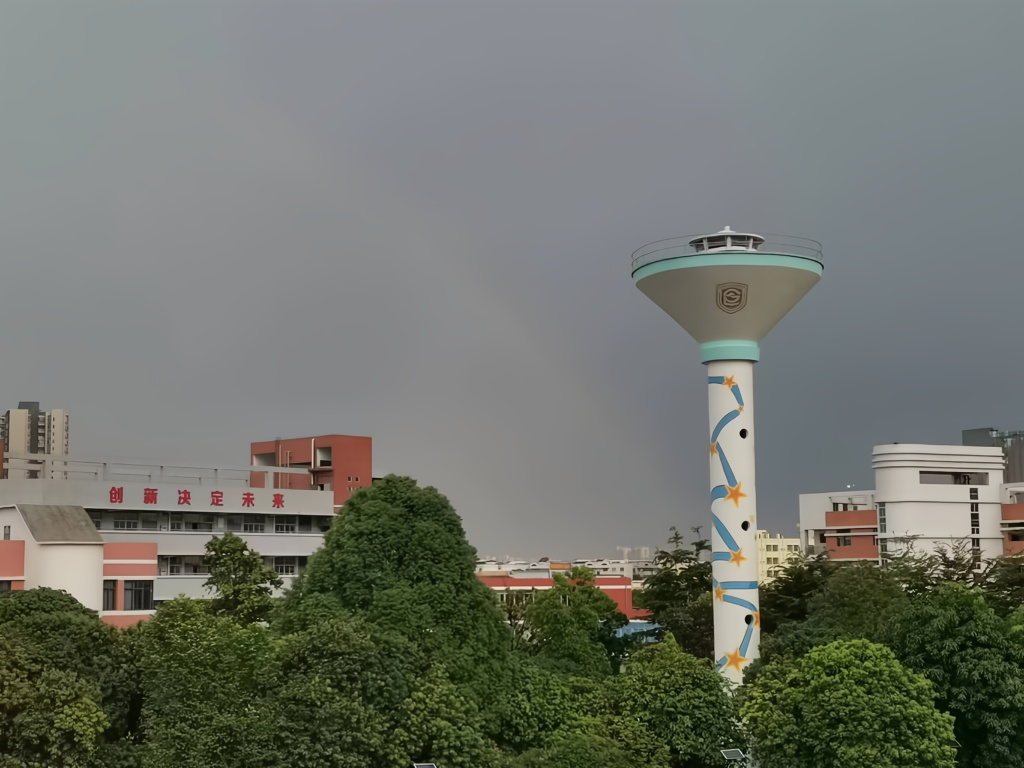
//> input picture 开课吧opencv_demo/gray_transfrom/1.jpg, 1024 x 768 px
$ ./main   (built with g++ and OpenCV 4)
//> lines starting //> are read from the running program, lines starting //| are printed output that depends on the picture; after the words box and inside, x2 and y2 are one past the last pixel; in counts of white or black regions, pixels touching at a corner belong together
#include <opencv2/opencv.hpp>
#include <iostream>
using namespace std;
using namespace cv;

/*
*                                                   对于类间方差的了解
* 一种自适合于双峰情况的自动求取阈值的方法,又叫大津法,简称Otsu。它是按图像的灰度特性,将图像分成背景和目标2部分。
* 背景和目标之间的类间方差越大,说明构成图像的2部分的差别越大,当部分目标错分为背景或部分背景错分为目标都会导致2部分差别变小。因此,使类间方差最大的分割意味着错分概率最小。
* 为什么要最大化这个值？因为在Otsu算法中，类间方差越大，表示根据当前阈值划分得到的前景和背景之间的区分度越高，
* 也就是说，二值化的效果越好。因此，遍历所有可能的阈值，找到使得这个类间方差最大的那个阈值，就被认为是最优的二值化阈值。
*/

int my_otsu(Mat inputImg)
{
    // 初始化
    int rows = inputImg.rows;
    int cols = inputImg.cols;
    int sumPixel[256] = { 0 };  // 统计图像中每个灰度级出现的次数
    float proDis[256] = { 0 };  // 根据这些统计数据计算每个灰度级的概率，计算类间方差的基础
    int result_threshold;
    // 拿到灰度值的统计信息
    for (int i = 0; i < rows; i++)
    {
        for (int j = 0; j < cols; j++)
        {
            sumPixel[(int)inputImg.at<uchar>(i, j)]++;
        }
    }
    // 计算概率比分布
    for (int i = 0; i < 256; i++)
    {
        proDis[i] = sumPixel[i] / (float)(rows * cols);
    }

    // 计算最大方差 (正态分布的左右边)
    float all_left, all_right, avg_left, avg_right, temp_left, temp_right, temp_delta;
    float max_delta = 0.0;
    for (int i = 0; i < 255; i++)
    {
        all_left = all_right = avg_left = avg_right = temp_left = temp_right = temp_delta = 0;
        for (int j = 0; j < 255; j++)
        {
            if (j <= i)
            {
                all_left += proDis[j];
                temp_left += j * proDis[j];
            }
            else
            {
                all_right += proDis[j];
                temp_right += j * proDis[j];
            }
        }
        // 在二值化处理中，这两个平均值可以被看作是背景和前景的“代表”灰度值。计算这两类的均值有助于评估分割效果的好坏。
        avg_left = temp_left / all_left;
        avg_right = temp_right / all_right;
        // pow((avg_left - avg_right), 2) 计算的是两类平均灰度值之差的平方。这个表达式反映了两类像素灰度分布的差异程度：差异越大，该值越大。
        // all_left * all_right 乘以两类的比例因子，这是因为类间方差的计算需要考虑每一类的占比。
        // 相乘 得到的就是当前阈值下两类之间的加权类间方差
        temp_delta = (float)(all_left * all_right * pow((avg_left - avg_right), 2));
        if (temp_delta > max_delta)
        {
            max_delta = temp_delta;
            result_threshold = i;
        }
    }

    // 计算结果
    return result_threshold;
}

int main()
{
    // 读入图片
    Mat srcImg = imread("./1.jpg");
//> srcImg is the input picture: 768 rows x 1024 cols, CV_8UC3; mean B, G, R 107.6, 115.6, 112
    // 转换为灰度图
    Mat grayImg;
    cvtColor(srcImg, grayImg, COLOR_RGB2GRAY);
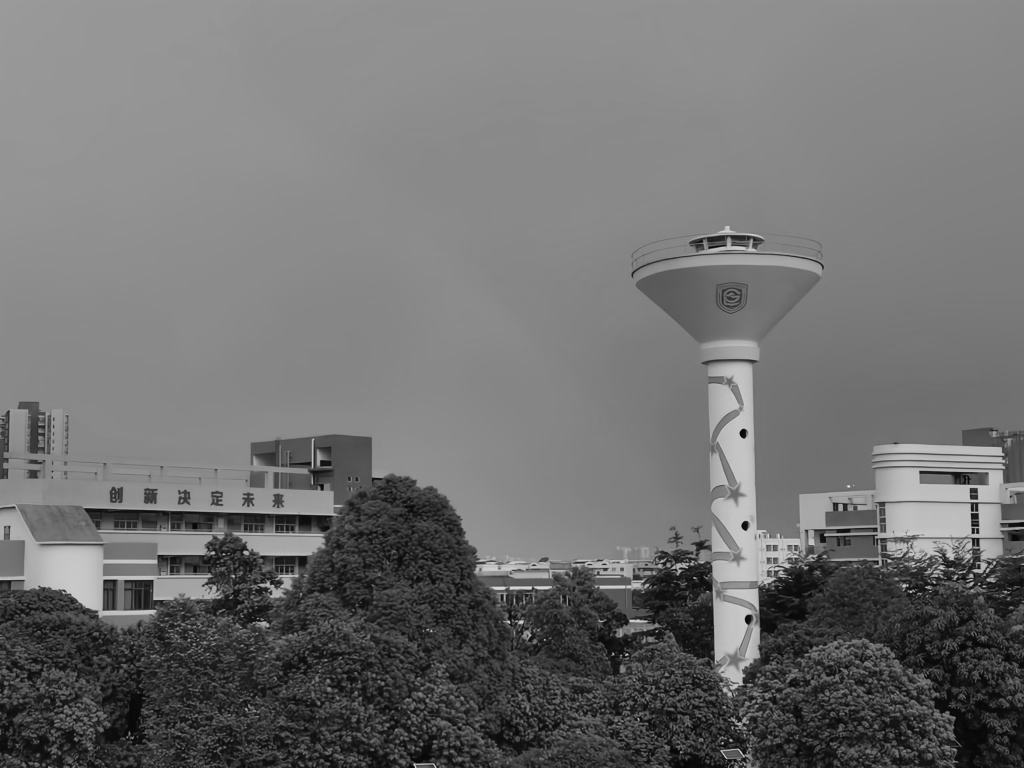
//> grayImg: 768 rows x 1024 cols, CV_8UC1; min 3, max 233, mean 112.8
    imshow("src", srcImg);
    imshow("gray", grayImg);
    // 进行阈值计算
    int otsu = my_otsu(grayImg);
//> after the loop in my_otsu, `for (int i = 0; i < rows; i++)`: sumPixel = 256 values, max 46865 at index 137, min 0 at index 0, mean 3072
//> after the loop in my_otsu, `for (int i = 0; i < 256; i++)`: proDis = 256 values, max 0.0596 at index 137, min 0 at index 0, mean 0.00391
//> the loop in my_otsu, `for (int i = 0; i < 255; i++)` made 255 passes
//> (all_left, temp_left, all_right, temp_right, temp_delta, max_delta) on passes 4 to 14: (1.27e-06, 3.81e-06, 1, 112.8, 0.0153, 0.0153), (5.09e-06, 1.91e-05, 1, 112.8, 0.0604, 0.0604), (1.4e-05, 6.36e-05, 1, 112.8, 0.164, 0.164), (4.45e-05, 0.000247, 1, 112.8, 0.512, 0.512), (0.00015, 0.000985, 1, 112.8, 1.69, 1.69), (0.000546, 0.00415, 0.999, 112.8, 6.03, 6.03), (0.00116, 0.00965, 0.999, 112.7, 12.63, 12.63), (0.00211, 0.0192, 0.998, 112.7, 22.73, 22.73), (0.00309, 0.03, 0.997, 112.7, 32.96, 32.96), (0.00438, 0.0454, 0.996, 112.7, 46.07, 46.07), (0.00596, 0.066, 0.994, 112.7, 62.02, 62.02)
//> max_delta on passes 61 to 66: 1316.3, 1332.9, 1348.6, 1363.1, 1376.8, 1390.2
//> after the loop in my_otsu, `for (int i = 0; i < 255; i++)`: all_left = 1; all_right = 0; temp_left = 112.8; temp_right = 0; max_delta = 1539.1; result_threshold = 93
//> otsu = 93
    cout << otsu << endl;
//| 93
    // 通过阈值进行二值化
    Mat resultImg = grayImg.clone();

    for (int i = 0; i < grayImg.rows; i++)
    {
        for (int j = 0; j < grayImg.cols; j++)
        {
            if (grayImg.at<uchar>(i, j) >= otsu)
            {
                resultImg.at<uchar>(i, j) = 255;
            }
            else
            {
                resultImg.at<uchar>(i, j) = 0;
            }
        }

    }
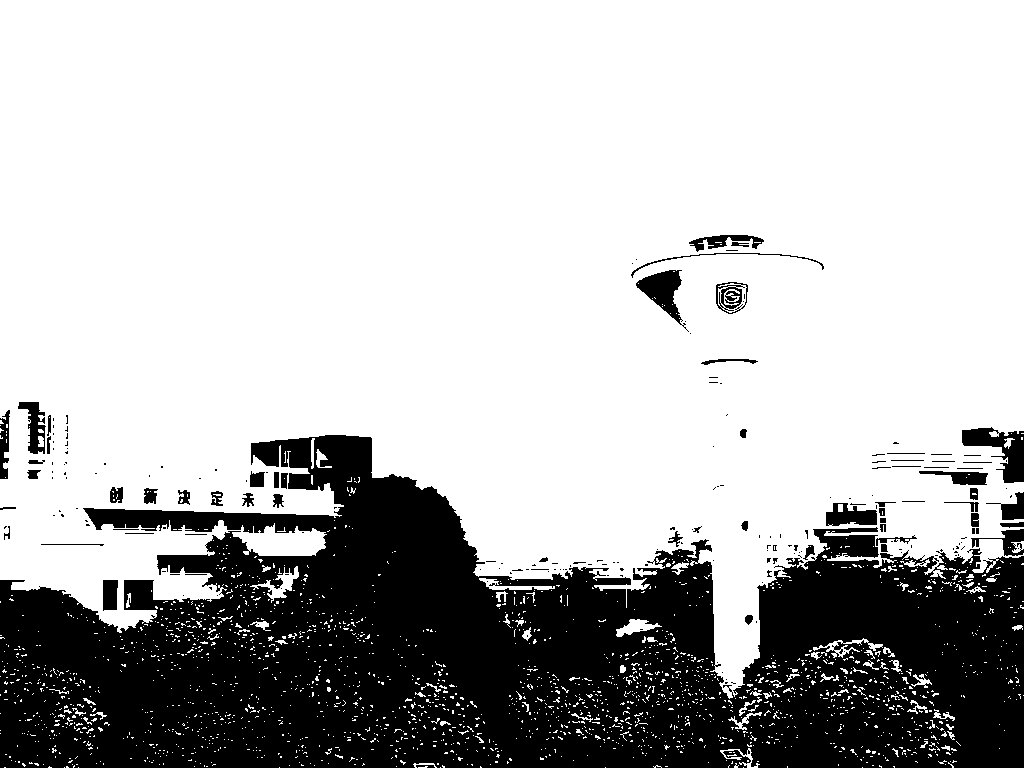
//> resultImg: 768 rows x 1024 cols, CV_8UC1; 72.2% white; 214 black regions (151 under 20 px), largest, box (x1, y1, x2, y2) and area: (0, 435, 1024, 768) 206328, (962, 427, 1024, 483) 1619, (636, 270, 689, 332) 1253

    imshow("result", resultImg);

    waitKey(0);
    return 0;
}
